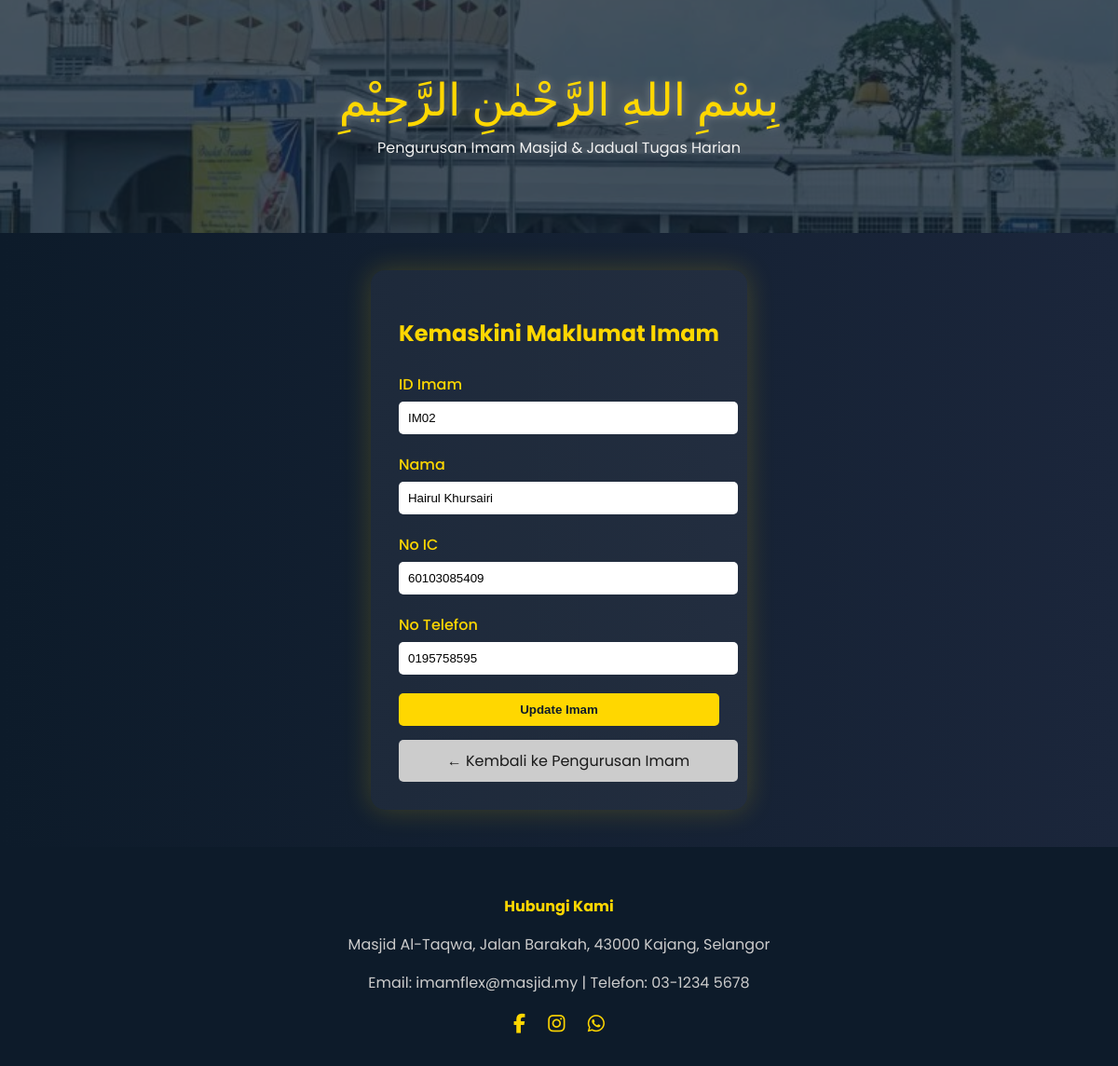
Page /edit_imam/IM02/ on the committed database.
### ImamFlex/models.py (models this page shows, shortened)
class MosqueStaff(models.Model):
    name = models.CharField(max_length=100)
    ic_number = models.CharField(max_length=12, unique=True)
    contact_number = models.CharField(max_length=15)
    address = models.TextField(blank=True, null=True)
    availability = models.BooleanField(default=True)
    email = models.EmailField(blank=True, null=True)
    profile_picture = models.ImageField(upload_to='profile_pics/', null=True, blank=True)
    class Meta:
        abstract = True

class Imam(MosqueStaff):
    imam_id = models.CharField(max_length=10, primary_key=True)
    password = models.CharField(max_length=20)
    is_admin = models.BooleanField(default=False)

### ImamFlex/views.py (the view)
# urls.py: path('edit_imam/<str:imam_id>/', views.edit_imam, name='edit_imam'),
def edit_imam(request, imam_id):
    imam = get_object_or_404(Imam, imam_id=imam_id)
    if request.method == 'POST':
        imam.name = request.POST.get('name')
        imam.ic_number = request.POST.get('ic_number')
        imam.contact_number = request.POST.get('contact_number')
        imam.save()
        return redirect('imam_management')
    return render(request, 'admin/editImam.html', {'imam': imam})

### ImamFlex/templates/admin/editImam.html (shortened to what this page needs)
<!DOCTYPE html>
<html lang="en">
{% load static %}
<head>
</head>
<body>
  <div class="header-img">
    <div>
      <div class="bismillah">بِسْمِ اللهِ الرَّحْمٰنِ الرَّحِيْمِ</div>
      <div class="tagline">Pengurusan Imam Masjid & Jadual Tugas Harian</div>
    </div>
  </div>
  <div class="content">
    <h2>Kemaskini Maklumat Imam</h2>
    <form method="POST" onsubmit="return confirmUpdate()">
      <div class="form-group">
        <label for="imam_id">ID Imam</label>
        <input type="text" id="imam_id" name="imam_id" value="{{ imam.imam_id }}" readonly>
      </div>
      <div class="form-group">
        <label for="name">Nama</label>
        <input type="text" id="name" name="name" value="{{ imam.name }}" required>
      </div>
      <div class="form-group">
        <label for="ic_number">No IC</label>
        <input type="text" id="ic_number" name="ic_number" value="{{ imam.ic_number }}" required>
      </div>
      <div class="form-group">
        <label for="contact_number">No Telefon</label>
        <input type="text" id="contact_number" name="contact_number" value="{{ imam.contact_number }}" required>
      </div>
      <button type="submit" class="btn btn-update">Update Imam</button>
    </form>
    <a href="{% url 'imam_management' %}" class="btn-back">← Kembali ke Pengurusan Imam</a>
  </div>
  <div class="footer">
    <h4>Hubungi Kami</h4>
    <p>Masjid Al-Taqwa, Jalan Barakah, 43000 Kajang, Selangor</p>
    <p>Email: imamflex@masjid.my | Telefon: 03-1234 5678</p>
    <div class="social-icons">
      <a href="#"><i class="fab fa-facebook-f"></i></a>
      <a href="#"><i class="fab fa-instagram"></i></a>
      <a href="#"><i class="fab fa-whatsapp"></i></a>
    </div>
  </div>
</body>
</html>

### rows in the picture
Imam: imam_id "IM02", name "Hairul Khursairi", ic_number "60103085409", contact_number "0195758595"
